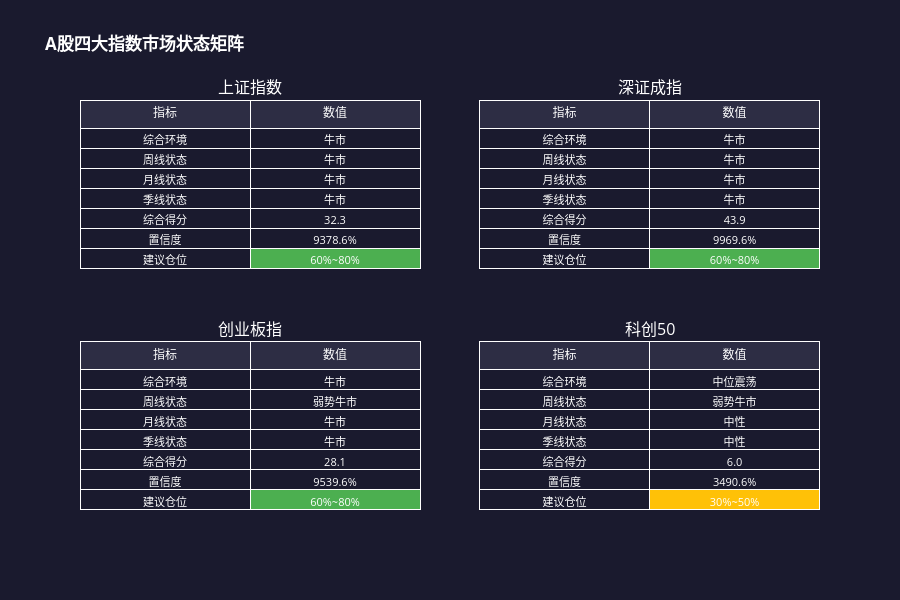

The cell this chart's notebook holds for it:
### Markdown cell above
## 8️⃣ 四大指数市场状态矩阵

### Code cell
def create_state_matrix(env_results: dict, index_config: dict) -> go.Figure:
    env_colors = {
        '强势牛市': '#00C853', '牛市': '#4CAF50', '弱势牛市': '#8BC34A',
        '强势熊市': '#F44336', '熊市': '#E91E63', '弱势熊市': '#FF5722',
        '高位震荡': '#FF9800', '中位震荡': '#FFC107', '低位震荡': '#FFEB3B',
        '复苏': '#2196F3', '派发': '#9C27B0', '中性': '#9E9E9E'
    }
    
    fig = make_subplots(
        rows=2, cols=2,
        subplot_titles=[index_config[s]['name'] for s in list(env_results.keys())[:4]],
        vertical_spacing=0.15, horizontal_spacing=0.08,
        specs=[[{"type": "table"}, {"type": "table"}], [{"type": "table"}, {"type": "table"}]]
    )
    
    for i, (symbol, result) in enumerate(list(env_results.items())[:4]):
        row, col = i // 2 + 1, i % 2 + 1
        env_name = result.combined_environment.value
        env_color = env_colors.get(env_name, '#9E9E9E')
        
        values = [
            ['综合环境', '周线状态', '月线状态', '季线状态', '综合得分', '置信度', '建议仓位'],
            [env_name, result.weekly.environment.value, result.monthly.environment.value,
             result.quarterly.environment.value, f"{result.combined_score:.1f}",
             f"{result.combined_confidence:.1%}", f"{result.position_min:.0%}~{result.position_max:.0%}"]
        ]
        
        fig.add_trace(
            go.Table(
                header=dict(values=['指标', '数值'], fill_color='#2d2d44', font=dict(color='white', size=12), align='center'),
                cells=dict(values=values, fill_color=[['#1a1a2e']*7, ['#1a1a2e']*6+[env_color]], font=dict(color='white', size=11), align='center')
            ), row=row, col=col
        )
    
    fig.update_layout(title='<b>A股四大指数市场状态矩阵</b>', height=600, paper_bgcolor='#1a1a2e', font=dict(color='white'))
    return fig

if len(env_results) >= 1:
    fig_matrix = create_state_matrix(env_results, INDEX_CONFIG)
    fig_matrix.show()

### Figure 1 — Plotly figure (JSON) as saved in the notebook; plotly's stock layout.template omitted (floating-point values rounded to 4 significant figures)
{"data": [{"cells": {"align": "center", "fill": {"color": [["#1a1a2e", "#1a1a2e", "#1a1a2e", "#1a1a2e", "#1a1a2e", "#1a1a2e", "#1a1a2e"], ["#1a1a2e", "#1a1a2e", "#1a1a2e", "#1a1a2e", "#1a1a2e", "#1a1a2e", "#4CAF50"]]}, "font": {"color": "white", "size": 11}, "values": [["综合环境", "周线状态", "月线状态", "季线状态", "综合得分", "置信度", "建议仓位"], ["牛市", "牛市", "牛市", "牛市", "32.3", "9378.6%", "60%~80%"]]}, "domain": {"x": [0, 0.46], "y": [0.575, 1]}, "header": {"align": "center", "fill": {"color": "#2d2d44"}, "font": {"color": "white", "size": 12}, "values": ["指标", "数值"]}, "type": "table"}, {"cells": {"align": "center", "fill": {"color": [["#1a1a2e", "#1a1a2e", "#1a1a2e", "#1a1a2e", "#1a1a2e", "#1a1a2e", "#1a1a2e"], ["#1a1a2e", "#1a1a2e", "#1a1a2e", "#1a1a2e", "#1a1a2e", "#1a1a2e", "#4CAF50"]]}, "font": {"color": "white", "size": 11}, "values": [["综合环境", "周线状态", "月线状态", "季线状态", "综合得分", "置信度", "建议仓位"], ["牛市", "牛市", "牛市", "牛市", "43.9", "9969.6%", "60%~80%"]]}, "domain": {"x": [0.54, 1], "y": [0.575, 1]}, "header": {"align": "center", "fill": {"color": "#2d2d44"}, "font": {"color": "white", "size": 12}, "values": ["指标", "数值"]}, "type": "table"}, {"cells": {"align": "center", "fill": {"color": [["#1a1a2e", "#1a1a2e", "#1a1a2e", "#1a1a2e", "#1a1a2e", "#1a1a2e", "#1a1a2e"], ["#1a1a2e", "#1a1a2e", "#1a1a2e", "#1a1a2e", "#1a1a2e", "#1a1a2e", "#4CAF50"]]}, "font": {"color": "white", "size": 11}, "values": [["综合环境", "周线状态", "月线状态", "季线状态", "综合得分", "置信度", "建议仓位"], ["牛市", "弱势牛市", "牛市", "牛市", "28.1", "9539.6%", "60%~80%"]]}, "domain": {"x": [0, 0.46], "y": [0, 0.425]}, "header": {"align": "center", "fill": {"color": "#2d2d44"}, "font": {"color": "white", "size": 12}, "values": ["指标", "数值"]}, "type": "table"}, {"cells": {"align": "center", "fill": {"color": [["#1a1a2e", "#1a1a2e", "#1a1a2e", "#1a1a2e", "#1a1a2e", "#1a1a2e", "#1a1a2e"], ["#1a1a2e", "#1a1a2e", "#1a1a2e", "#1a1a2e", "#1a1a2e", "#1a1a2e", "#FFC107"]]}, "font": {"color": "white", "size": 11}, "values": [["综合环境", "周线状态", "月线状态", "季线状态", "综合得分", "置信度", "建议仓位"], ["中位震荡", "弱势牛市", "中性", "中性", "6.0", "3490.6%", "30%~50%"]]}, "domain": {"x": [0.54, 1], "y": [0, 0.425]}, "header": {"align": "center", "fill": {"color": "#2d2d44"}, "font": {"color": "white", "size": 12}, "values": ["指标", "数值"]}, "type": "table"}], "layout": {"annotations": [{"font": {"size": 16}, "showarrow": false, "text": "上证指数", "x": 0.23, "xanchor": "center", "xref": "paper", "y": 1, "yanchor": "bottom", "yref": "paper"}, {"font": {"size": 16}, "showarrow": false, "text": "深证成指", "x": 0.77, "xanchor": "center", "xref": "paper", "y": 1, "yanchor": "bottom", "yref": "paper"}, {"font": {"size": 16}, "showarrow": false, "text": "创业板指", "x": 0.23, "xanchor": "center", "xref": "paper", "y": 0.425, "yanchor": "bottom", "yref": "paper"}, {"font": {"size": 16}, "showarrow": false, "text": "科创50", "x": 0.77, "xanchor": "center", "xref": "paper", "y": 0.425, "yanchor": "bottom", "yref": "paper"}], "font": {"color": "white"}, "height": 600, "paper_bgcolor": "#1a1a2e", "title": {"text": "<b>A股四大指数市场状态矩阵</b>"}}}
